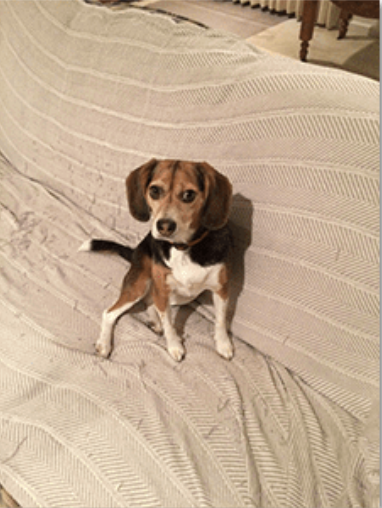
#> input picture clink/blur_detection/images/clear1.png, 382 x 508 px; its folder holds only this picture in this run
$ python detect_blur.py --images images   (older library calls are emulated)
#> lines starting #> are read from the running program, lines starting #| are printed output that depends on the picture; after the words box and inside, x2 and y2 are one past the last pixel; in counts of white or black regions, pixels touching at a corner belong together
# import the necessary packages
import argparse

import cv2
from imutils import paths


def variance_of_laplacian(image):
    # compute the Laplacian of the image and then return the focus
    # measure, which is simply the variance of the Laplacian
    return cv2.Laplacian(image, cv2.CV_64F).var()


# construct the argument parse and parse the arguments
ap = argparse.ArgumentParser()
ap.add_argument(
    "-i", "--images", required=True, help="path to input directory of images"
)
ap.add_argument(
    "-t",
    "--threshold",
    type=float,
    default=100.0,
    help="focus measures that fall below this value will be considered 'blurry'",
)
args = vars(ap.parse_args())

# loop over the input images
for imagePath in paths.list_images(args["images"]):
    # load the image, convert it to grayscale, and compute the
    # focus measure of the image using the Variance of Laplacian
    # method
    image = cv2.imread(imagePath)
#> image is the input picture: shape (508, 382, 3); mean B, G, R 147.3, 171.2, 193.7
    gray = cv2.cvtColor(image, cv2.COLOR_BGR2GRAY)
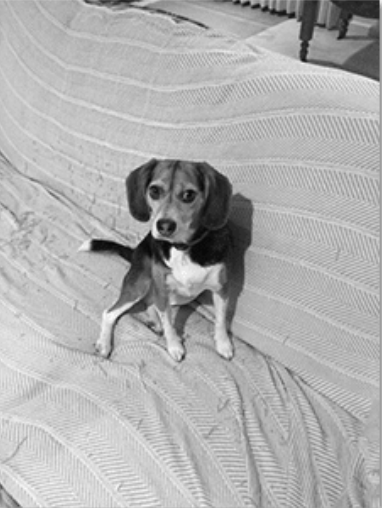
#> gray: shape (508, 382); min 8, max 251, mean 175.2
    fm = variance_of_laplacian(gray)
#> fm = 229.2

    # if the focus measure is less than the supplied threshold,
    # then the image should be considered "blurry"
    if fm < args["threshold"]:
        text = "Blurry"
    else:
        text = "Not Blurry"

    # show the image
    cv2.putText(
        image,
        "{}: {:.2f}".format(text, fm),
        (10, 30),
        cv2.FONT_HERSHEY_SIMPLEX,
        0.8,
        (0, 0, 255),
        3,
    )
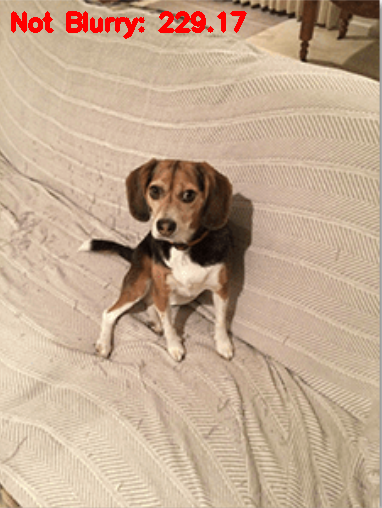
#> image: shape (508, 382, 3); 1.27% of pixels changed, all inside (x1, y1, x2, y2) = (11, 11, 247, 39)
    cv2.imshow("Image", image)
    key = cv2.waitKey(0)
#> (key Esc is pressed here)

$ run again, on clink/blur_detection/images/clear2.png
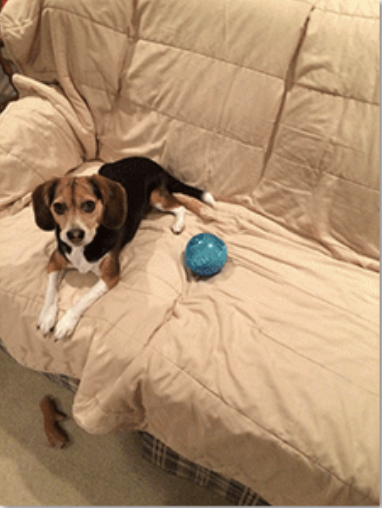
#> input picture clink/blur_detection/images/clear2.png, 382 x 508 px
#> image is the input picture: shape (508, 382, 3); mean B, G, R 113.7, 145.8, 177.3
#> `gray = cv2.cvtColor(image, cv2.COLOR_BGR2GRAY)`:
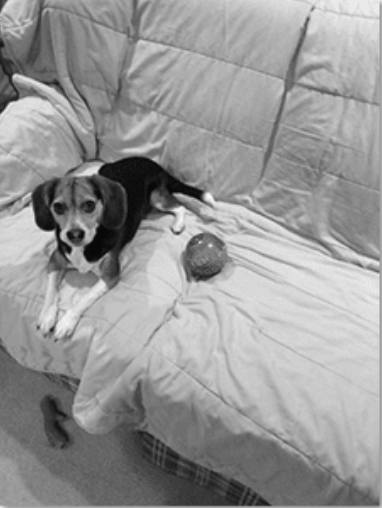
#> gray: shape (508, 382); min 8, max 251, mean 151.5
#> fm = 109.1
#> `cv2.putText( image, "{}: {:.2f}".format(text, fm), (10, 30), cv2.FONT_..`:
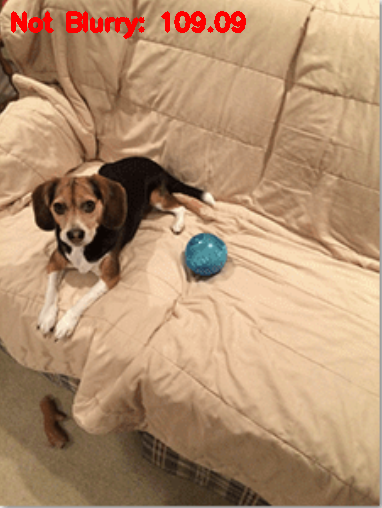
#> image: shape (508, 382, 3); 1.33% of pixels changed, all inside (x1, y1, x2, y2) = (11, 11, 246, 39)
